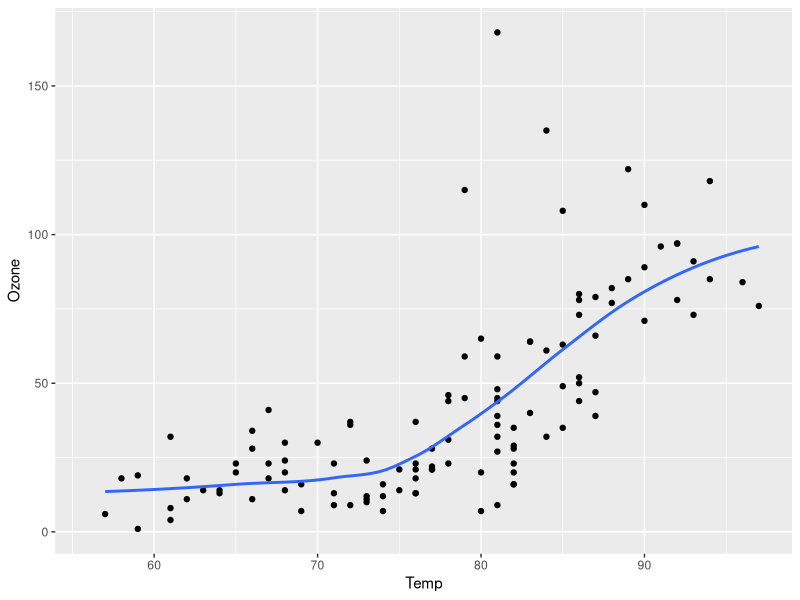

Generate this figure with R:
## ---- chunk 1
#| warning: false

library(ggplot2)
ggplot(airquality, aes(Temp, Ozone)) + 
        geom_point() + 
        geom_smooth(method = "loess", se = FALSE)
